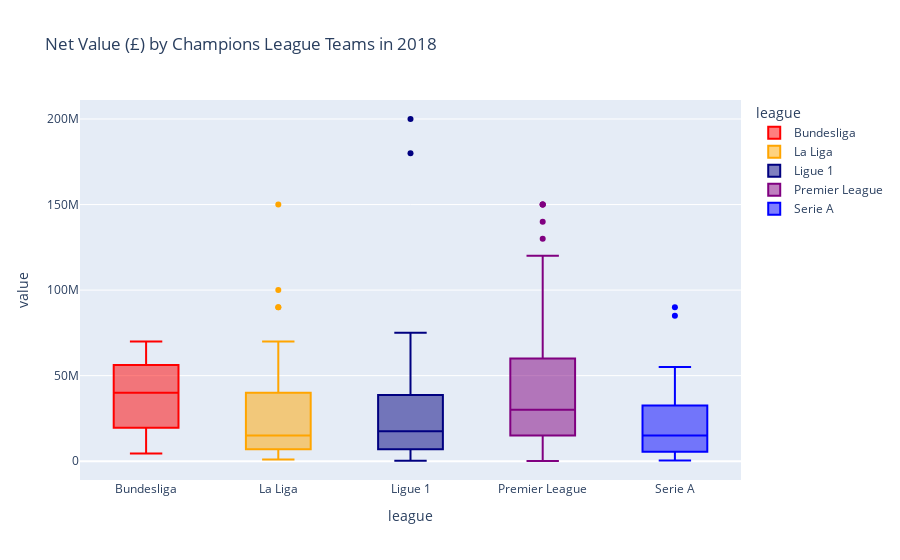
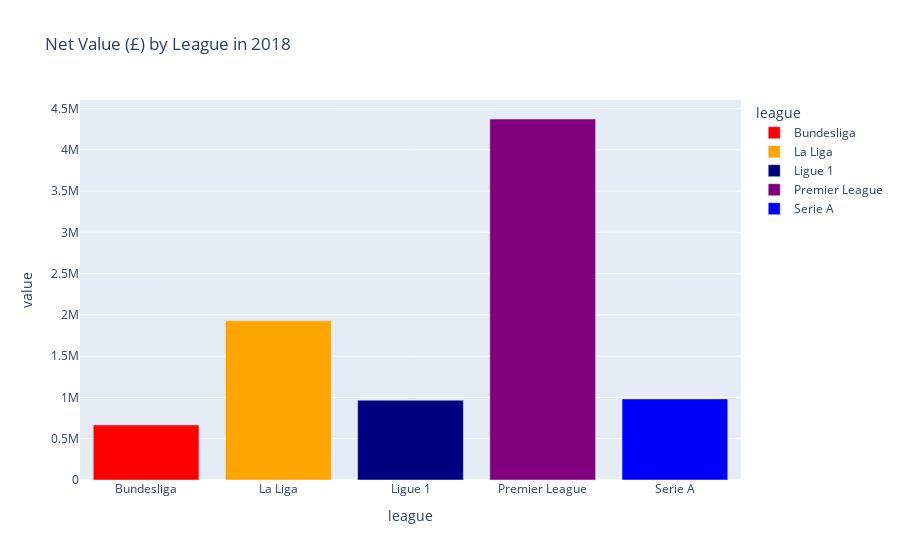

Notebook source saved alongside these figures, in order:
### Code cell
fig = px.box(CL_2018, x="league", y="value", color="league",
             title="Net Value (£) by Champions League Teams in 2018",
            color_discrete_sequence=["red", "orange", "navy", "purple", "blue"])

fig.show()

fig = px.bar(value_by_league_2018, x="league", y="value", color="league",
             title="Net Value (£) by League in 2018",
            color_discrete_sequence=["red", "orange", "navy", "purple", "blue"])

fig.show()

### Figure 1 — Plotly figure (JSON) as saved in the notebook; plotly's stock layout.template omitted (floating-point values rounded to 4 significant figures)
{"data": [{"alignmentgroup": "True", "hovertemplate": "league=%{x}<br>value=%{y}<extra></extra>", "legendgroup": "Bundesliga", "marker": {"color": "red"}, "name": "Bundesliga", "notched": false, "offsetgroup": "Bundesliga", "orientation": "v", "showlegend": true, "type": "box", "x": ["Bundesliga", "Bundesliga", "Bundesliga", "Bundesliga", "Bundesliga", "Bundesliga", "Bundesliga", "Bundesliga", "Bundesliga", "Bundesliga", "Bundesliga", "Bundesliga", "Bundesliga", "Bundesliga", "Bundesliga", "Bundesliga", "Bundesliga"], "x0": " ", "xaxis": "x", "y": [20000000, 10000000, 60000000, 50000000, 35000000, 70000000, 65000000, 27000000, 35000000, 18000000, 50000000, 18000000, 60000000, 40000000, 4500000, 55000000, 50000000], "y0": " ", "yaxis": "y"}, {"alignmentgroup": "True", "hovertemplate": "league=%{x}<br>value=%{y}<extra></extra>", "legendgroup": "La Liga", "marker": {"color": "orange"}, "name": "La Liga", "notched": false, "offsetgroup": "La Liga", "orientation": "v", "showlegend": true, "type": "box", "x": ["La Liga", "La Liga", "La Liga", "La Liga", "La Liga", "La Liga", "La Liga", "La Liga", "La Liga", "La Liga", "La Liga", "La Liga", "La Liga", "La Liga", "La Liga", "La Liga", "La Liga", "La Liga", "La Liga", "La Liga", "La Liga", "La Liga", "La Liga", "La Liga", "La Liga", "La Liga", "La Liga", "La Liga", "La Liga", "La Liga", "La Liga", "La Liga", "La Liga", "La Liga", "La Liga", "La Liga", "La Liga", "La Liga", "La Liga", "La Liga", "La Liga", "La Liga", "La Liga", "La Liga", "La Liga", "La Liga", "La Liga", "La Liga", "La Liga", "La Liga", "La Liga", "La Liga", "La Liga", "La Liga", "La Liga", "La Liga", "La Liga", "La Liga", "La Liga", "La Liga", "La Liga", "La Liga", "La Liga", "La Liga", "La Liga", "La Liga", "La Liga", "La Liga", "La Liga", "La Liga", "La Liga"], "x0": " ", "xaxis": "x", "y": [6000000, 9000000, 4000000, 2500000, 7000000, 13000000, 4000000, 2000000, 18000000, 6000000, 22000000, 2500000, 15000000, 50000000, 7500000, 60000000, 60000000, 40000000, 60000000, 30000000, 55000000, 17000000, 60000000, 60000000, 20000000, 25000000, 10000000, 4000000, 25000000, 15000000, 2000000, 10000000, 20000000, 70000000, 25000000, 1000000, 7000000, 3000000, 15000000, 40000000, 3000000, 25000000, 10000000, 40000000, 10000000, 8000000, 90000000, 50000000, 40000000, 3000000, 50000000, 15000000, 10000000, 35000000, 1500000, 10000000, 150000000, 40000000, 60000000, 100000000, 90000000, 1000000, 18000000, 50000000, 7000000, 30000000, 45000000, 2500000, 12000000, 5000000, 15000000], "y0": " ", "yaxis": "y"}, {"alignmentgroup": "True", "hovertemplate": "league=%{x}<br>value=%{y}<extra></extra>", "legendgroup": "Ligue 1", "marker": {"color": "navy"}, "name": "Ligue 1", "notched": false, "offsetgroup": "Ligue 1", "orientation": "v", "showlegend": true, "type": "box", "x": ["Ligue 1", "Ligue 1", "Ligue 1", "Ligue 1", "Ligue 1", "Ligue 1", "Ligue 1", "Ligue 1", "Ligue 1", "Ligue 1", "Ligue 1", "Ligue 1", "Ligue 1", "Ligue 1", "Ligue 1", "Ligue 1", "Ligue 1", "Ligue 1", "Ligue 1", "Ligue 1", "Ligue 1", "Ligue 1", "Ligue 1", "Ligue 1", "Ligue 1", "Ligue 1", "Ligue 1"], "x0": " ", "xaxis": "x", "y": [30000000, 180000000, 12000000, 35000000, 35000000, 250000, 10000000, 75000000, 6000000, 5000000, 17500000, 15000000, 2500000, 1000000, 65000000, 50000000, 17500000, 3000000, 30000000, 35000000, 35000000, 12000000, 40000000, 12000000, 40000000, 3000000, 200000000], "y0": " ", "yaxis": "y"}, {"alignmentgroup": "True", "hovertemplate": "league=%{x}<br>value=%{y}<extra></extra>", "legendgroup": "Premier League", "marker": {"color": "purple"}, "name": "Premier League", "notched": false, "offsetgroup": "Premier League", "orientation": "v", "showlegend": true, "type": "box", "x": ["Premier League", "Premier League", "Premier League", "Premier League", "Premier League", "Premier League", "Premier League", "Premier League", "Premier League", "Premier League", "Premier League", "Premier League", "Premier League", "Premier League", "Premier League", "Premier League", "Premier League", "Premier League", "Premier League", "Premier League", "Premier League", "Premier League", "Premier League", "Premier League", "Premier League", "Premier League", "Premier League", "Premier League", "Premier League", "Premier League", "Premier League", "Premier League", "Premier League", "Premier League", "Premier League", "Premier League", "Premier League", "Premier League", "Premier League", "Premier League", "Premier League", "Premier League", "Premier League", "Premier League", "Premier League", "Premier League", "Premier League", "Premier League", "Premier League", "Premier League", "Premier League", "Premier League", "Premier League", "Premier League", "Premier League", "Premier League", "Premier League", "Premier League", "Premier League", "Premier League", "Premier League", "Premier League", "Premier League", "Premier League", "Premier League", "Premier League", "Premier League", "Premier League", "Premier League", "Premier League", "Premier League", "Premier League", "Premier League", "Premier League", "Premier League", "Premier League", "Premier League", "Premier League", "Premier League", "Premier League", "Premier League", "Premier League", "Premier League", "Premier League", "Premier League", "Premier League", "Premier League", "Premier League", "Premier League", "Premier League", "Premier League", "Premier League", "Premier League", "Premier League", "Premier League", "Premier League", "Premier League", "Premier League", "Premier League", "Premier League", "Premier League", "Premier League", "Premier League", "Premier League", "Premier League", "Premier League"], "x0": " ", "xaxis": "x", "y": [12000000, 35000000, 30000000, 20000000, 5000000, 5000000, 40000000, 3500000, 12000000, 25000000, 100000, 90000000, 40000000, 15000000, 2000000, 8000000, 150000000, 100000000, 3500000, 25000000, 40000000, 25000000, 55000000, 25000000, 5000000, 35000000, 28000000, 1000000, 80000000, 100000000, 12000000, 20000000, 40000000, 15000000, 10000000, 80000000, 80000000, 12000000, 90000000, 50000000, 80000000, 35000000, 35000000, 60000000, 15000000, 20000000, 120000000, 50000000, 15000000, 20000000, 50000000, 40000000, 35000000, 30000000, 1000000, 8000000, 30000000, 15000000, 15000000, 150000000, 35000000, 35000000, 65000000, 100000000, 30000000, 20000000, 11000000, 9000000, 25000000, 35000000, 30000000, 20000000, 75000000, 20000000, 20000000, 50000000, 60000000, 140000000, 20000000, 100000000, 100000000, 25000000, 35000000, 60000000, 20000000, 65000000, 25000000, 10000000, 35000000, 150000000, 25000000, 15000000, 20000000, 65000000, 20000000, 130000000, 15000000, 50000000, 12000000, 25000000, 70000000, 8000000, 60000000, 75000000, 70000000, 40000000], "y0": " ", "yaxis": "y"}, {"alignmentgroup": "True", "hovertemplate": "league=%{x}<br>value=%{y}<extra></extra>", "legendgroup": "Serie A", "marker": {"color": "blue"}, "name": "Serie A", "notched": false, "offsetgroup": "Serie A", "orientation": "v", "showlegend": true, "type": "box", "x": ["Serie A", "Serie A", "Serie A", "Serie A", "Serie A", "Serie A", "Serie A", "Serie A", "Serie A", "Serie A", "Serie A", "Serie A", "Serie A", "Serie A", "Serie A", "Serie A", "Serie A", "Serie A", "Serie A", "Serie A", "Serie A", "Serie A", "Serie A", "Serie A", "Serie A", "Serie A", "Serie A", "Serie A", "Serie A", "Serie A", "Serie A", "Serie A", "Serie A", "Serie A", "Serie A", "Serie A", "Serie A", "Serie A", "Serie A", "Serie A", "Serie A", "Serie A", "Serie A", "Serie A", "Serie A", "Serie A", "Serie A", "Serie A"], "x0": " ", "xaxis": "x", "y": [38000000, 7500000, 55000000, 40000000, 35000000, 28000000, 45000000, 9000000, 1000000, 18000000, 1500000, 14000000, 13000000, 400000, 7500000, 23000000, 800000, 4000000, 8000000, 7000000, 15000000, 9000000, 6000000, 1500000, 25000000, 22000000, 45000000, 15000000, 25000000, 85000000, 35000000, 12000000, 40000000, 7000000, 22000000, 550000, 500000, 500000, 5000000, 800000, 40000000, 35000000, 20000000, 30000000, 15000000, 5000000, 90000000, 20000000], "y0": " ", "yaxis": "y"}], "layout": {"autosize": true, "boxmode": "overlay", "legend": {"title": {"text": "league"}, "tracegroupgap": 0}, "title": {"text": "Net Value (£) by Champions League Teams in 2018"}, "xaxis": {"anchor": "y", "autorange": true, "categoryarray": ["Bundesliga", "La Liga", "Ligue 1", "Premier League", "Serie A"], "categoryorder": "array", "domain": [0, 1], "range": [-0.5, 4.5], "title": {"text": "league"}, "type": "category"}, "yaxis": {"anchor": "x", "autorange": true, "domain": [0, 1], "range": [-11010000.0, 211100000.0], "title": {"text": "value"}, "type": "linear"}}}

### Figure 2 — Plotly figure (JSON) as saved in the notebook; plotly's stock layout.template omitted (floating-point values rounded to 4 significant figures)
{"data": [{"alignmentgroup": "True", "hovertemplate": "league=%{x}<br>value=%{y}<extra></extra>", "legendgroup": "Bundesliga", "marker": {"color": "red", "pattern": {"shape": ""}}, "name": "Bundesliga", "offsetgroup": "Bundesliga", "orientation": "v", "showlegend": true, "textposition": "auto", "type": "bar", "x": ["Bundesliga"], "xaxis": "x", "y": [667500], "yaxis": "y"}, {"alignmentgroup": "True", "hovertemplate": "league=%{x}<br>value=%{y}<extra></extra>", "legendgroup": "La Liga", "marker": {"color": "orange", "pattern": {"shape": ""}}, "name": "La Liga", "offsetgroup": "La Liga", "orientation": "v", "showlegend": true, "textposition": "auto", "type": "bar", "x": ["La Liga"], "xaxis": "x", "y": [1928500], "yaxis": "y"}, {"alignmentgroup": "True", "hovertemplate": "league=%{x}<br>value=%{y}<extra></extra>", "legendgroup": "Ligue 1", "marker": {"color": "navy", "pattern": {"shape": ""}}, "name": "Ligue 1", "offsetgroup": "Ligue 1", "orientation": "v", "showlegend": true, "textposition": "auto", "type": "bar", "x": ["Ligue 1"], "xaxis": "x", "y": [966750], "yaxis": "y"}, {"alignmentgroup": "True", "hovertemplate": "league=%{x}<br>value=%{y}<extra></extra>", "legendgroup": "Premier League", "marker": {"color": "purple", "pattern": {"shape": ""}}, "name": "Premier League", "offsetgroup": "Premier League", "orientation": "v", "showlegend": true, "textposition": "auto", "type": "bar", "x": ["Premier League"], "xaxis": "x", "y": [4373100], "yaxis": "y"}, {"alignmentgroup": "True", "hovertemplate": "league=%{x}<br>value=%{y}<extra></extra>", "legendgroup": "Serie A", "marker": {"color": "blue", "pattern": {"shape": ""}}, "name": "Serie A", "offsetgroup": "Serie A", "orientation": "v", "showlegend": true, "textposition": "auto", "type": "bar", "x": ["Serie A"], "xaxis": "x", "y": [982550], "yaxis": "y"}], "layout": {"autosize": true, "barmode": "relative", "legend": {"title": {"text": "league"}, "tracegroupgap": 0}, "title": {"text": "Net Value (£) by League in 2018"}, "xaxis": {"anchor": "y", "autorange": true, "categoryarray": ["Bundesliga", "La Liga", "Ligue 1", "Premier League", "Serie A"], "categoryorder": "array", "domain": [0, 1], "range": [-0.5, 4.5], "title": {"text": "league"}, "type": "category"}, "yaxis": {"anchor": "x", "autorange": true, "domain": [0, 1], "range": [0, 4603000.0], "title": {"text": "value"}, "type": "linear"}}}
